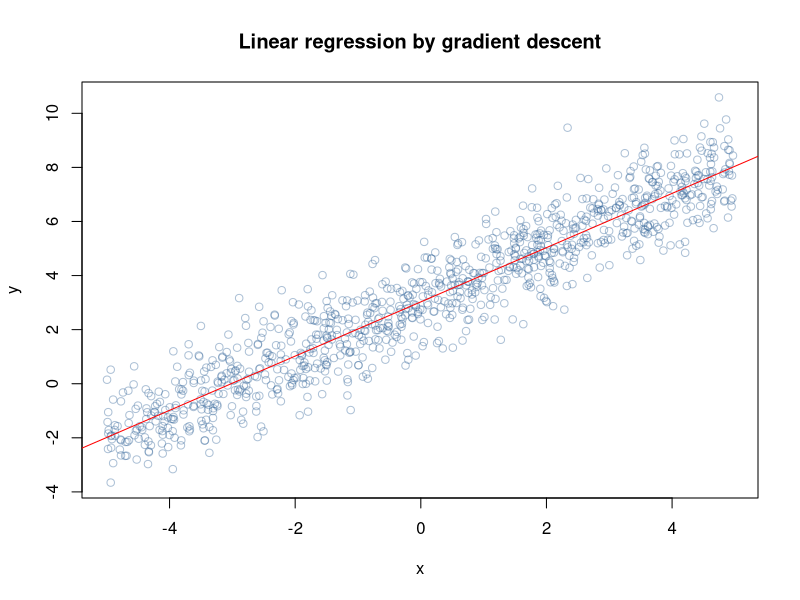
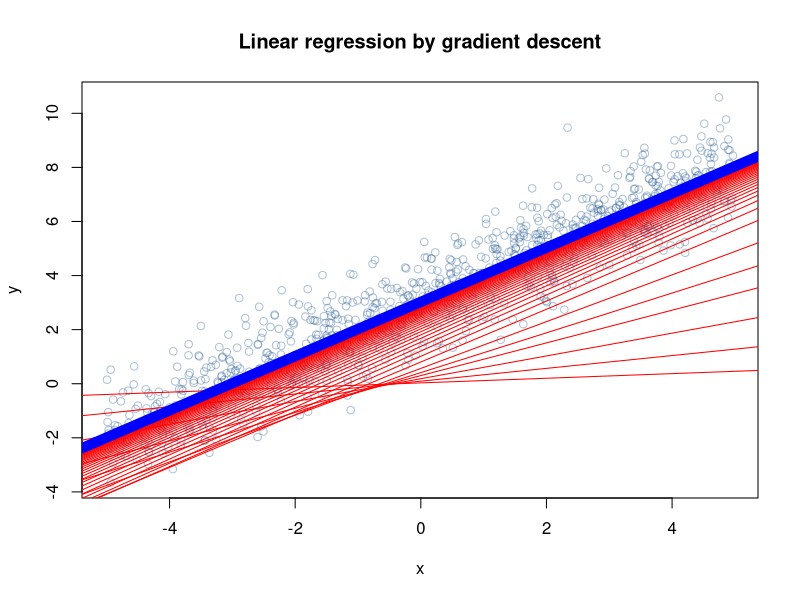
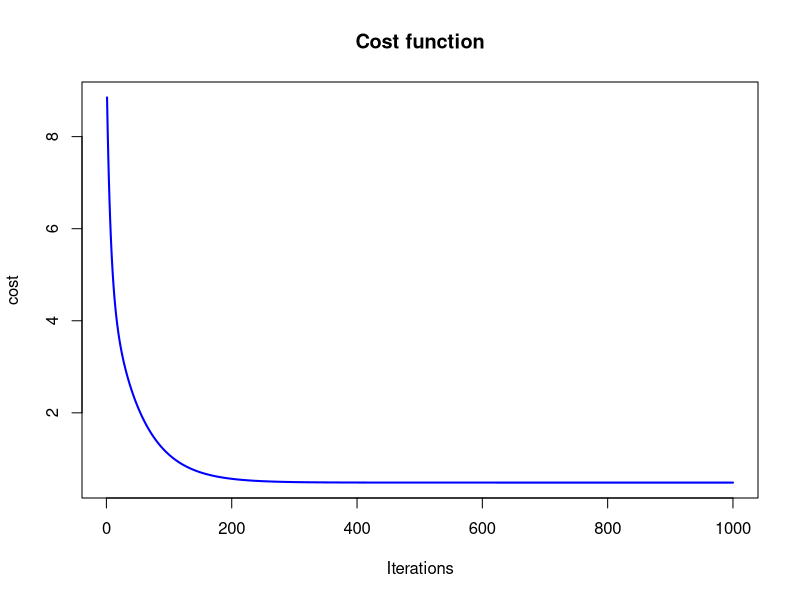

The R source for these figures, in order:
# Gradient Descent is the process of minimizing a function by following the gradients of the cost function.
# In Machine learning a similar technique called stochastic gradient descent to minimize the error of a model on our training data can be used.
# gradient descent is a general algorithm, apply it to any problem that requires optimizing a cost function. 
# In the regression problem, the cost function that is often used is the mean square error (MSE).


# generate random data in which y is a noisy function of x

x <- runif(1000, -5, 5)
x
y <- x + rnorm(1000) + 3
y
# fit a linear model
res <- lm( y ~ x )
print(res)


# plot the data and the model
plot(x,y, col=rgb(0.2,0.4,0.6,0.4), main='Linear regression by gradient descent')
abline(res, col='red')

# taking the partial derivative of the cost function with respect to theta.

# squared error cost function
cost <- function(X, y, theta) {
  sum( (X %*% theta - y)^2 ) / (2*length(y))
}
# learning rate and iteration limit
alpha <- 0.01
num_iters <- 1000

# keep history
cost_history <- double(num_iters)
theta_history <- list(num_iters)

# initialize coefficients
theta <- matrix(c(0,0), nrow=2)

# add a column of 1's for the intercept coefficient
X <- cbind(1, matrix(x))
class(X)
head(X)


# gradient descent
for (i in 1:num_iters) {
  error <- (X %*% theta - y)
  delta <- t(X) %*% error / length(y)
  theta <- theta - alpha * delta
  cost_history[i] <- cost(X, y, theta)
  theta_history[[i]] <- theta
}

print(theta)
theta

# As expected, theta winds up with the same values as lm returned. 
# Lets do some more plotting:


# plot data and converging fit
plot(x,y, col=rgb(0.2,0.4,0.6,0.4), main='Linear regression by gradient descent')
for (i in c(1,3,6,10,14,seq(20,num_iters,by=10))) {
  abline(coef=theta_history[[i]], col="red")
}
abline(coef=theta, col="blue",lwd=10)

cost_history
theta_history
theta

# Taking a look at how quickly the cost decreases
# This involves knowing the form of the cost as well as the derivative so that from a given point you know the gradient and can move in that direction, downhill towards the minimum value.

plot(cost_history, type='line', col='blue', lwd=2, main='Cost function', ylab='cost', xlab='Iterations')

